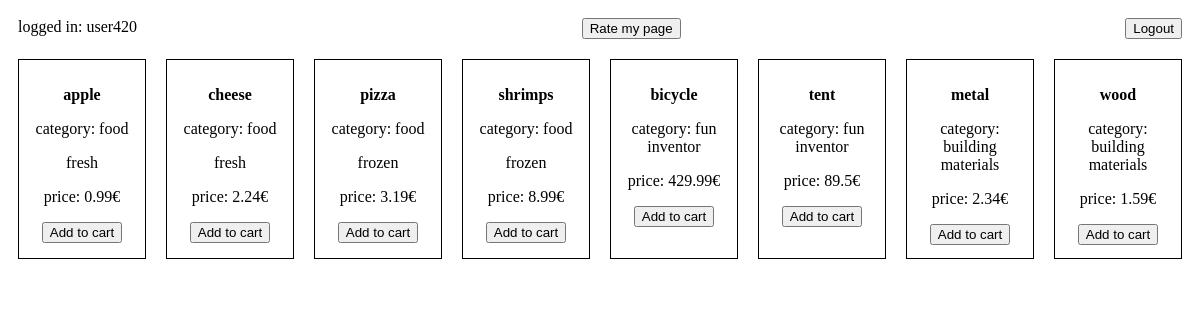
/index.php (signed in), run on the app's committed database.
### tables this page shows
CREATE TABLE `items` (
  `item_id` int(11) NOT NULL,
  `name` varchar(255) NOT NULL,
  `price` float NOT NULL,
  `item_category_id` int(11) NOT NULL,
  `item_state_id` int(11) DEFAULT NULL
);

CREATE TABLE `category` (
  `category_id` float NOT NULL,
  `name` varchar(255) NOT NULL
);

CREATE TABLE `state` (
  `state_id` int(11) NOT NULL,
  `name` varchar(255) NOT NULL
);

### index.php (the view, shortened to what this page needs)
<?php
require_once 'config.php';
$sql_items = "SELECT items.item_id,items.name ,category.name as category,state.name AS state,items.price
FROM items
LEFT JOIN category ON items.item_category_id=category.category_id
LEFT join state ON items.item_state_id=state.state_id";
$result_items = mysqli_query($link, $sql_items);
function renderList($result_items){
    while($row = mysqli_fetch_array($result_items, MYSQLI_ASSOC)){
    echo "<div class='card'>";
    echo '<div>';
    echo "<p><strong>".$row["name"]."</strong></p>";
    echo "<p> category: ".$row["category"]."</p>";
    if (!empty($row["state"])){
        echo "<p>".$row["state"]."</p>";
        }
    echo "<p>price: ".$row["price"]."\xE2\x82\xAc </p>";
    echo '</div>';
    echo "<div><form action='index.php' method='get'>"
    . "<input type='submit' name='input_cart' value='Add to cart'>"
    . "<input type='hidden' name='added' value='".$row["item_id"]."'></form></div>";
    echo "</div>";
}}
$sql_avg = "SELECT * FROM ratings";
$sql_avg_set = mysqli_query($link,$sql_avg);
function printRate($a){
   $row = mysqli_fetch_array($a, MYSQLI_ASSOC);
if(!empty($row['user_id'])){
        echo "<div class='rate'>Ratings average: ".$row['rating_avg']."</div>";
    }else {
        echo '<button><a href="testpage.php">Rate my page</a></button>';
    }
}
?>
<!DOCTYPE html>
<html>
<head>
</head>
<body>
    <nav>
        <div><?php echo "logged in: ".$_COOKIE["type"]; ?></div>
        <?php printRate($sql_avg_set)?>
        <div>
        <button><a href="logout.php">Logout</a></button>
        </div>
    </nav>
    <main>
        <?php renderList($result_items);?>
    </main>
</body>
</html>

### index.php (style rules this page uses)
nav { text-align: right;padding: 10px;display: flex;justify-content: space-between; }
a { text-decoration: none; color: black; }
main { display: flex; }
.card { box-sizing: border-box;text-align: center;border: 1px solid black;margin: 10px;padding: 10px; width: 150px; height: 200px; display: flex;flex-direction: column }

### data on the page
items: name "apple", category.name "food", state.name "fresh", price "0.99", value "€"
items: name "cheese", category.name "food", state.name "fresh", price "2.24", value "€"
items: name "pizza", category.name "food", state.name "frozen", price "3.19", value "€"
items: name "shrimps", category.name "food", state.name "frozen", price "8.99", value "€"
items: name "bicycle", category.name "fun inventor", price "429.99", value "€"
items: name "tent", category.name "fun inventor", price "89.5", value "€"
items: name "metal", category.name "building materials", price "2.34", value "€"
items: name "wood", category.name "building materials", price "1.59", value "€"

### other printed values
$_COOKIE["type"] "user420"
